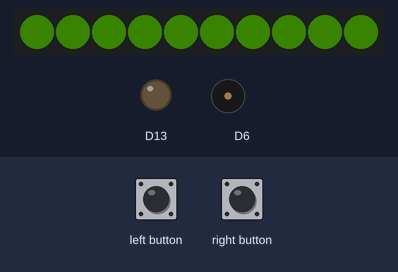
This sketch was run on a simulated Adafruit Circuit Playground Express. On the bench: 10 RGB LEDs in strip order, left to right, output pins drawn as LEDs (lit = HIGH), buzzer (waves = sounding). The test bench sets the inputs (shaded band). Dim RGB values are drawn brighter than linear; random numbers use the default seed unless the sketch sets one.

Above: at 2.6 s.
2.7 s: left button pressed for 0.15 s
At 4.7 s:
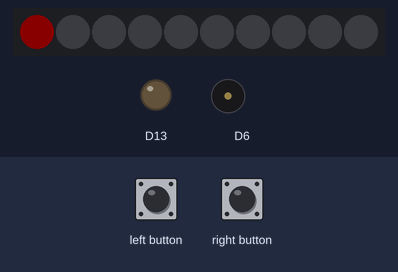
At 5.5 s:
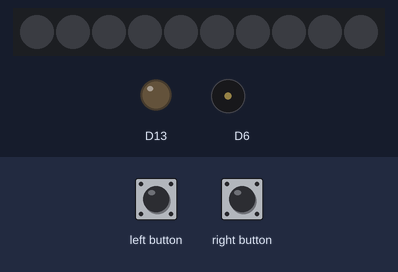
6.4 s: right button pressed for 3.2 s
At 11.3 s:
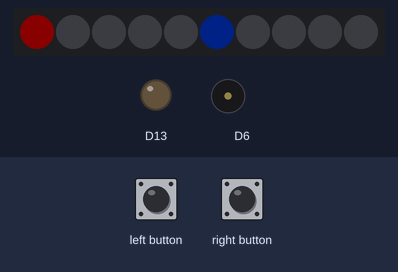
Timing chart, 0 to 15.7 s (numbered marks = the images above; inputs shaded):
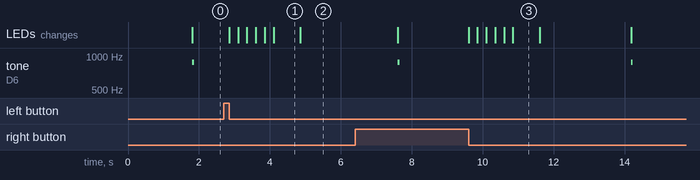

Measured:
- after the input at 2.7 s, the LEDs: first change after 0.15 s (image 1 shows a later state)
- by itself, tone on D6: alternates 880 Hz for 0.05 s and silent for 6.5 s
- what the display in image 1 shows lasts 0.8 s, from 4.1 s to 4.9 s

The sketch:

Reaction_Time_Game.ino
```cpp
// Include starting libraries
#include <Adafruit_CircuitPlayground.h>
#include <Wire.h>
#include <SPI.h>

// Declare constant variables
const int NUM_LEDS = 10;
const int GO = 60;          // green
const int P1_COLOR = 250;   // red
const int P2_COLOR = 150;   // blue

bool p1_win = false;        // neither player has won
bool p2_win = false;
int p1_score = 0;           // set initial score for both players to 0
int p2_score = 0;
bool p1_scored = false;     // boolean variable for who has won
bool p2_scored = false;

// Indicate Player 1's score using LEDs 0-4
void p1_led_score(int score)
{
  // LEDs indicate Player 1's score
  for (int led = 0; led < score; led++)
  {
    CircuitPlayground.setPixelColor(led, CircuitPlayground.colorWheel(P1_COLOR)); // start at LED 0 for P1
  }
}

// Indicate Player 2's score using LEDs 5-9
void p2_led_score(int score)
{
  // LEDs indicate Player 2's score
  for (int led = 0; led < score; led++)
  {
    CircuitPlayground.setPixelColor(led+5, CircuitPlayground.colorWheel(P2_COLOR)); // start at LED 5 for P2
  }
}

// Light up all the LEDs with a specified color
void light_leds(int color)
{
  for (int led = 0; led < NUM_LEDS; led++)
  {
    CircuitPlayground.setPixelColor(led, CircuitPlayground.colorWheel(color));
  }
}

// Flash one LED to indicate the point scored and the player who scored the point
void flash_led(int led, int num_flash, int color)
{
  for (int flash = 0; flash < num_flash; flash++)
  {
    CircuitPlayground.setPixelColor(led, 0);
    delay(250);
    CircuitPlayground.setPixelColor(led, CircuitPlayground.colorWheel(color));
    delay(250);
  }
}

// Flash all LEDs to indicate who wins
void flash_leds(int num_flash, int color)
{
  for (int flash = 0; flash < num_flash; flash++)
  {
    CircuitPlayground.clearPixels();
    delay(500);
    light_leds(color);
    delay(500);
  }
}

void setup() {
  // initialize the circuit playground
  CircuitPlayground.begin();
}

void loop() {
  // Set LED brightness to 10
  CircuitPlayground.setBrightness(10);

  // Continue looping until someone wins
  while (!p1_win && !p2_win)
  {
    // players wait for a random amount of time between 1.5s and 3.0s
    delay(random(1500, 3000));

    // LEDs light up green and sound goes off
    light_leds(GO);
    CircuitPlayground.playTone(880, 50);

    // Wait for either player to press their button
    while (!CircuitPlayground.leftButton() && !CircuitPlayground.rightButton())
    {
    }

    // Add point to player 1 if they press first
    if (CircuitPlayground.leftButton())
    {
      do
      {
      }while (CircuitPlayground.leftButton());
      p1_score++;
      p1_scored = true;
    }

    // Add point to player 2 if they press first
    else if (CircuitPlayground.rightButton())
    {
      do
      {
      }while (CircuitPlayground.rightButton());
      p2_score++;
      p2_scored = true;
    }

    CircuitPlayground.clearPixels();    // Turn off LEDS
    p1_led_score(p1_score);   // Show P1 score
    p2_led_score(p2_score);   // Show P2 score

    // P1 wins when they score 5 points
    if (p1_score == 5)
    {
      p1_win = true;
    }

    // P2 wins when they score 5 points
    else if (p2_score == 5)
    {
      p2_win = true;
    }

    // Flash P1's scored point if they have not reached 5 points
    else if (p1_scored)
    {
      flash_led(p1_score-1, 3, P1_COLOR);
      p1_scored = false;
    }

    // Flash P2's scored point if they have not reached 5 points
    else if (p2_scored)
    {
      flash_led(p2_score+4, 3, P2_COLOR);
      p2_scored = false;
    }

    // Wait 0.5s before turning off all pixels
    delay(500);
    CircuitPlayground.clearPixels();
  }

  if (p1_win)       // Flash all LEDs P1's color if P1 wins
  {
    flash_leds(10, P1_COLOR);
  }
  else if (p2_win)  // Flash all LEDs P2's color if P2 wins
  {
    flash_leds(10, P2_COLOR);
  }

  // Turn off all LEDs
  while (p1_win || p2_win)
  {
    CircuitPlayground.clearPixels();
  }
}
```
